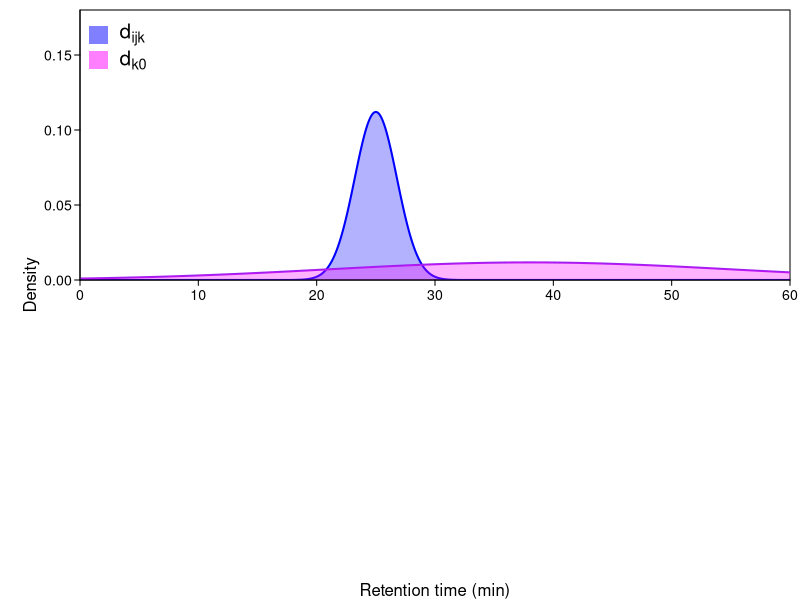

Here is the R script that generated this plot:
# no ggplot ---------------------------------------------------------------

pdf(file='manuscript/Figs/mixture_model_v2.pdf', width=4, height=4)

layout(c(1, 2))

par(oma=c(2,4,0.5,0.5), cex.axis=0.85, xaxs='i', yaxs='i')

x <- seq(0,60,by=0.1)
#y1 <- dlnorm(x, meanlog=4.663, sdlog=0.5089)
null <- dnorm(x, mean=38, sd=17)
y <- dnorm(x, mean=25, sd=1.78)
pep <- 0.5

par(mar=c(0.25,0,0,0))

plot(0, 0, type='n', xlab=NA, ylab=NA,
     xlim=c(0, 60), ylim=c(0, 0.18),
     xaxt='n', yaxt='n')

lines(x, y*(1-pep), type='l', col='blue', lwd=2)
polygon(c(x, max(x), min(x)), c(y*(1-pep), 0, 0), border=NA, col=rgb(0,0,1,0.3))
lines(x, null*pep, type='l', col='purple', lwd=2)
polygon(c(x, max(x), min(x)), c(null*pep, 0, 0), border=NA, col=rgb(1,0,1,0.3))

legend('topleft', parse(text=c('d[ijk]', 'd[k0]')), pch=15,
       col=c(rgb(0,0,1,0.5), rgb(1,0,1,0.5)), bty='n',
       cex=1.25, pt.cex=2.5, y.intersp=1, x.intersp=1.1)

axis(1, at=seq(0, 60, by=10), tck=-0.02, mgp=c(0, 0.2, 0))
axis(2, at=seq(0, 0.2, by=0.05), tck=-0.02, las=1, mgp=c(0, 0.4, 0))



mtext('Retention time (min)', side=1, outer=T, cex=1, line=1)
mtext('Density', side=2, outer=T, cex=1, line=2)

dev.off()